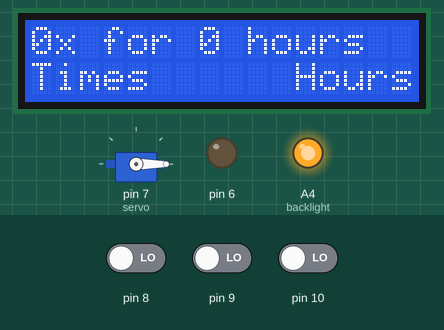
Simulated run of this sketch. Board: Arduino Uno, built with avr-gcc and run on an emulated ATmega328P. On the bench: 16×2 character LCD, servo, output pins drawn as LEDs (lit = HIGH). Inputs (shaded band) come from the test bench; at power-on: pin 8 LOW, pin 9 LOW, pin 10 LOW. Random numbers use the default seed unless the sketch sets one.

Above: at 1.2 s.
1.3 s: pin 8 driven HIGH
At 1.6 s:
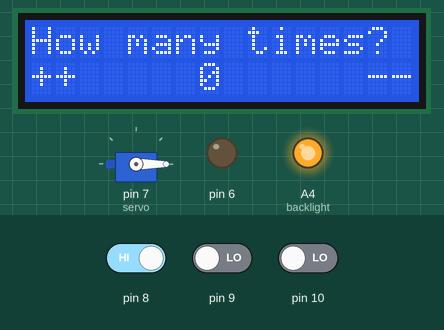
2.8 s: pin 9 driven HIGH
At 4.0 s:
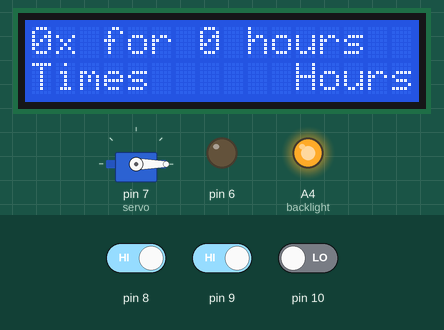
4.3 s: pin 10 driven HIGH
At 5.2 s:
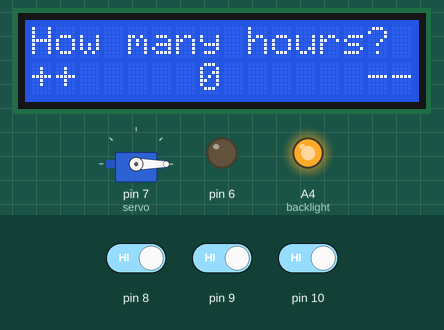
Timing chart, 0 to 7.3 s (numbered marks = the images above; inputs shaded):
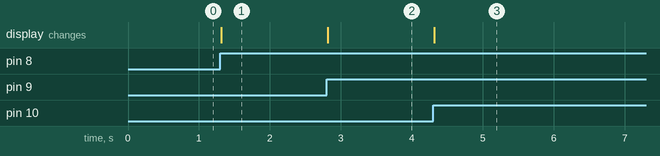

The sketch:

Gorilla.ino
```cpp
#include <LiquidCrystal.h>
#include <Servo.h>
#define backlight A4
LiquidCrystal lcd(12, 11, 5, 4, 3, 2);
Servo servo;
int times = 0;
int hours = 0;

boolean leftButton = LOW;
boolean debounceLeft;
boolean rightButton = LOW;
boolean debounceRight;
boolean midButton = LOW;
boolean debounceMid;
const int left = 8;
const int mid = 9;
const int right = 10;
int screen = 0;

boolean isTimes = false;
boolean isHours = false;
boolean positive = false;
long next = 0;

void setup() {
    pinMode(6, OUTPUT);
    pinMode(8, INPUT);
    pinMode(9, INPUT);
    pinMode(10, INPUT);

    lcd.begin(16,2);
    lcd.setCursor(0,0);
    lcd.print(String(times) + "x for " + String(hours) + " hours  ");
    lcd.setCursor(0,1);
    lcd.print("Times      Hours");

    servo.attach(7);
    servo.write(0);

    analogWrite(backlight, 255);
    randomSeed(analogRead(0));
}

void loop() {
    if (isHours && isTimes) {
        analogWrite(backlight, 10);
        while (!positive) {
            next = random(hours * 30 / times);
            if (next > 0) {
                positive = true;
            }
        }
        lcd.clear();
        lcd.print("Spin in " + String(next) + " sec");
        for (int i = 0; i < next; i++) {
            delay(1000);
        }
        digitalWrite(6, HIGH);
        servo.write(180);
        for (int i = 0; i < 3; i++) {
            delay(1000);
        }
        digitalWrite(6, LOW);
        servo.write(0);
        positive = false;
    } else {
        debounceLeft = debounce(leftButton, left);
        debounceRight = debounce(rightButton, right);
        debounceMid = debounce(midButton, mid);
        toggleLCD();
    }
}

void toggleLCD() {
    if (screen == 0 && debounceLeft == HIGH && leftButton == LOW) {
        leftButton = HIGH;
        screen++;
    } else if (screen == 0 && debounceLeft == LOW && leftButton == HIGH) {
        leftButton = LOW;
    }
    if (screen == 0 && debounceRight == HIGH && rightButton == LOW) {
        rightButton = HIGH;
        screen += 2;
    } else if (screen == 0 && debounceRight == LOW && rightButton == HIGH) {
        rightButton = LOW;
    }

    if (screen == 1 && debounceLeft == HIGH && leftButton == LOW) {
        leftButton = HIGH;
        times++;
    } else if (screen == 1 && debounceLeft == LOW && leftButton == HIGH) {
        leftButton = LOW;
    }
    if (screen == 1 && debounceRight == HIGH && rightButton == LOW) {
        rightButton = HIGH;
        if (times > 0) {
            times--;
        }
    } else if (screen == 1 && debounceRight == LOW && rightButton == HIGH) {
        rightButton = LOW;
    }
    if (screen == 1 && debounceMid == HIGH && midButton == LOW) {
        midButton = HIGH;
        screen--;
        if (times > 0) {
            isTimes = true;
        }
    } else if (screen == 1 && debounceMid == LOW && midButton == HIGH) {
        midButton = LOW;
    }

    if (screen == 2 && debounceLeft == HIGH && leftButton == LOW) {
        leftButton = HIGH;
        hours++;
    } else if (screen == 2 && debounceLeft == LOW && leftButton == HIGH) {
        leftButton = LOW;
    }
    if (screen == 2 && debounceRight == HIGH && rightButton == LOW) {
        rightButton = HIGH;
        if (hours > 0) {
          hours--;
        }
    } else if (screen == 2 && debounceRight == LOW && rightButton == HIGH) {
        rightButton = LOW;
    }
    if (screen == 2 && debounceMid == HIGH && midButton == LOW) {
        midButton = HIGH;
        screen -= 2;
        if (hours > 0) {
            isHours = true;
        }
    } else if (screen == 2 && debounceMid == LOW && midButton == HIGH) {
        midButton = LOW;
    }

    switch (screen) {
        case 0:
            lcd.setCursor(0,0);
            lcd.print(String(times) + "x for " + String(hours) + " hours  ");
            lcd.setCursor(0,1);
            lcd.print("Times      Hours");
            break;
        case 1:
            lcd.setCursor(0,0);
            lcd.print("How many times?");
            lcd.setCursor(0,1);
            lcd.print("++     " + String(times) + "      --");
            break;
        case 2:
            lcd.setCursor(0,0);
            lcd.print("How many hours?");
            lcd.setCursor(0,1);
            lcd.print("++     " + String(hours) + "      --");
        default:
            break;
    }
}

boolean debounce(boolean state, int button) {
    boolean stateNow = digitalRead(button);
    if (state != stateNow) {
      delay(10);
      stateNow = digitalRead(button);
    }
    return stateNow;
}
```

Measured:
- after the input at 1.3 s, the display: changes at once (image 1)
- after the input at 2.8 s, the display: changes at once (image 2)
- after the input at 4.3 s, the display: changes at once (image 3)
